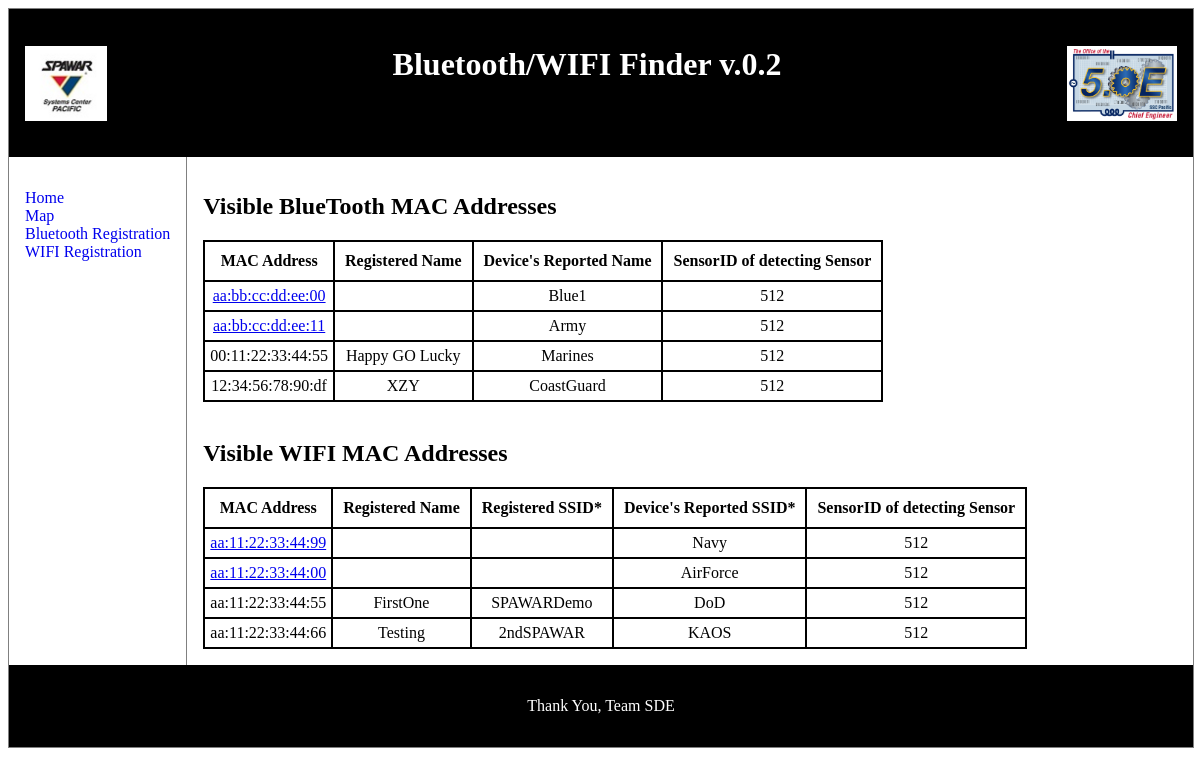
The page /webapp/www/index.php on the database its author committed.
### tables this page shows
CREATE TABLE IF NOT EXISTS `ActiveBlueTooth` (
  `timestamp` timestamp NOT NULL DEFAULT CURRENT_TIMESTAMP,
  `MAC` char(17) NOT NULL,
  `DeviceName` char(24) NOT NULL,
  `SensorID` char(24) NOT NULL,
  PRIMARY KEY (`MAC`)
);

CREATE TABLE IF NOT EXISTS `UserMACs` (
  `MAC` char(17) NOT NULL,
  `User` char(24) NOT NULL,
  PRIMARY KEY (`MAC`)
);

CREATE TABLE IF NOT EXISTS `ActiveWIFI` (
  `Timestamp` timestamp NOT NULL DEFAULT CURRENT_TIMESTAMP,
  `MAC` char(17) NOT NULL,
  `SSID` char(17) NOT NULL,
  `DeviceName` char(24) NOT NULL,
  `SensorID` char(24) NOT NULL,
  PRIMARY KEY (`MAC`)
);

CREATE TABLE IF NOT EXISTS `WIFIMACs` (
  `MAC` char(17) NOT NULL,
  `SSID` char(24) NOT NULL,
  `User` char(24) NOT NULL,
  PRIMARY KEY (`MAC`)
);

### webapp/www/index.php (the view, shortened to what this page needs)
<html>
<head>
</head>
<body>
  <div class="container">
    <header>
      <h1 style="text-align:center;">
     <img src="img/header/SPAWAR-PAC.jpg" alt="SSC PAC Logo" style="width:82px;height:75px;" align="left">
   Bluetooth/WIFI Finder v.0.2
   <img src="img/header/50Elogo_final.png" alt="SSC PAC 50E Logo" style="width:110px;height:75px;" align="right">
 </h1>
      <br>
      <br>
    </header>
    <nav>
      <ul>
        <li><a href="index.php">Home</a></li>
        <li><a href="Map.php">Map</a></li>
        <li><a href="BluetoothReg.php">Bluetooth Registration</a></li>
        <li><a href="WIFIReg.php">WIFI Registration</a> </li>
      </ul>
    </nav>
    <article>
      <h1>Visible BlueTooth MAC Addresses</h1>
      <?php
  $query = "SELECT ActiveBlueTooth.MAC, UserMACs.User,
  ActiveBlueTooth.DeviceName, ActiveBlueTooth.SensorID
  FROM ActiveBlueTooth LEFT JOIN UserMACs ON ActiveBlueTooth.MAC=UserMACs.MAC
  ORDER BY UserMACs.User;";
  $rs = mysql_query($query);
  echo "<table> <tr> <th> MAC Address </th> <th> Registered Name </th> <th> Device's Reported Name </th> <th> SensorID of detecting Sensor </th> </tr>";
  while ($row = mysql_fetch_assoc($rs)) {
      echo "<tr> <td>";
    if (is_null($row['User'])) {
        echo "<a href='ExistingbMACsubmit.php?MAC=" . $row['MAC'] . "'>" . $row['MAC'] . "</a>";
    } else {
        echo $row['MAC'];
    }
      echo "</td> <td>" . $row['User'] . "</td><td>" . $row['DeviceName'] . "</td><td>" . $row['SensorID'] . "</td></tr>";
  }
  echo "</table>";
?>
        <br>
        <h1>Visible WIFI MAC Addresses</h1>
        <?php
  $query = "SELECT ActiveWIFI.MAC, WIFIMACs.User, WIFIMACs.SSID as rSSID,
  ActiveWIFI.SSID as aSSID, ActiveWIFI.SensorID
  FROM ActiveWIFI LEFT JOIN WIFIMACs ON ActiveWIFI.MAC=WIFIMACs.MAC
  ORDER BY WIFIMACs.User";
  $rs = mysql_query($query);
  echo "<table> <tr> <th> MAC Address </th> <th> Registered Name </th> <th> Registered SSID* </th> <th> Device's Reported SSID* </th> <th> SensorID of detecting Sensor </th> </tr>";
  while ($row = mysql_fetch_assoc($rs)) {
      echo "<tr> <td>";
    if (is_null($row['User'])) {
        echo "<a href='ExistingwMACsubmit.php?MAC=" . $row['MAC'] . "'>" . $row['MAC'] . "</a>";
    } else {
        echo $row['MAC'];
    }
      echo "</td> <td>" . $row['User'] . "</td><td>" . $row['rSSID'] . "</td><td>" . $row['aSSID'] . "</td><td>" . $row['SensorID'] . "</td></tr>";
  }
 echo "</table>";
?>
    </article>
    <footer>
      <p style="text-align:center;">Thank You, Team SDE</p>
    </footer>
  </div>
</body>
</html>

### rows shown on the page
activebluetooth: MAC "aa:bb:cc:dd:ee:00", DeviceName "Blue1", SensorID "512"
activebluetooth: MAC "aa:bb:cc:dd:ee:11", DeviceName "Army", SensorID "512"
activebluetooth: MAC "00:11:22:33:44:55", usermacs.User "Happy GO Lucky", DeviceName "Marines", SensorID "512"
activebluetooth: MAC "12:34:56:78:90:df", usermacs.User "XZY", DeviceName "CoastGuard", SensorID "512"
activewifi: MAC "aa:11:22:33:44:99", SSID "Navy", SensorID "512"
activewifi: MAC "aa:11:22:33:44:00", SSID "AirForce", SensorID "512"
activewifi: MAC "aa:11:22:33:44:55", wifimacs.User "FirstOne", wifimacs.SSID "SPAWARDemo", SSID "DoD", SensorID "512"
activewifi: MAC "aa:11:22:33:44:66", wifimacs.User "Testing", wifimacs.SSID "2ndSPAWAR", SSID "KAOS", SensorID "512"
